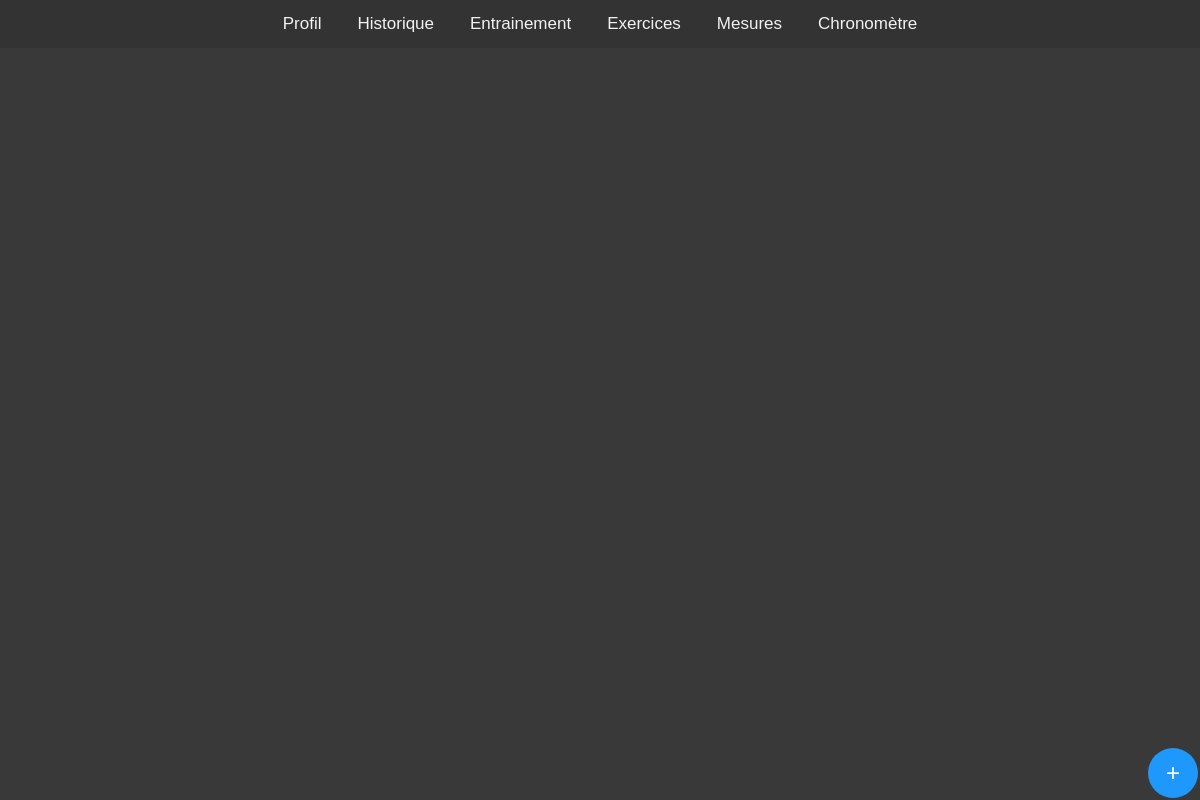
The app's page /public/entrainement.php, older data.
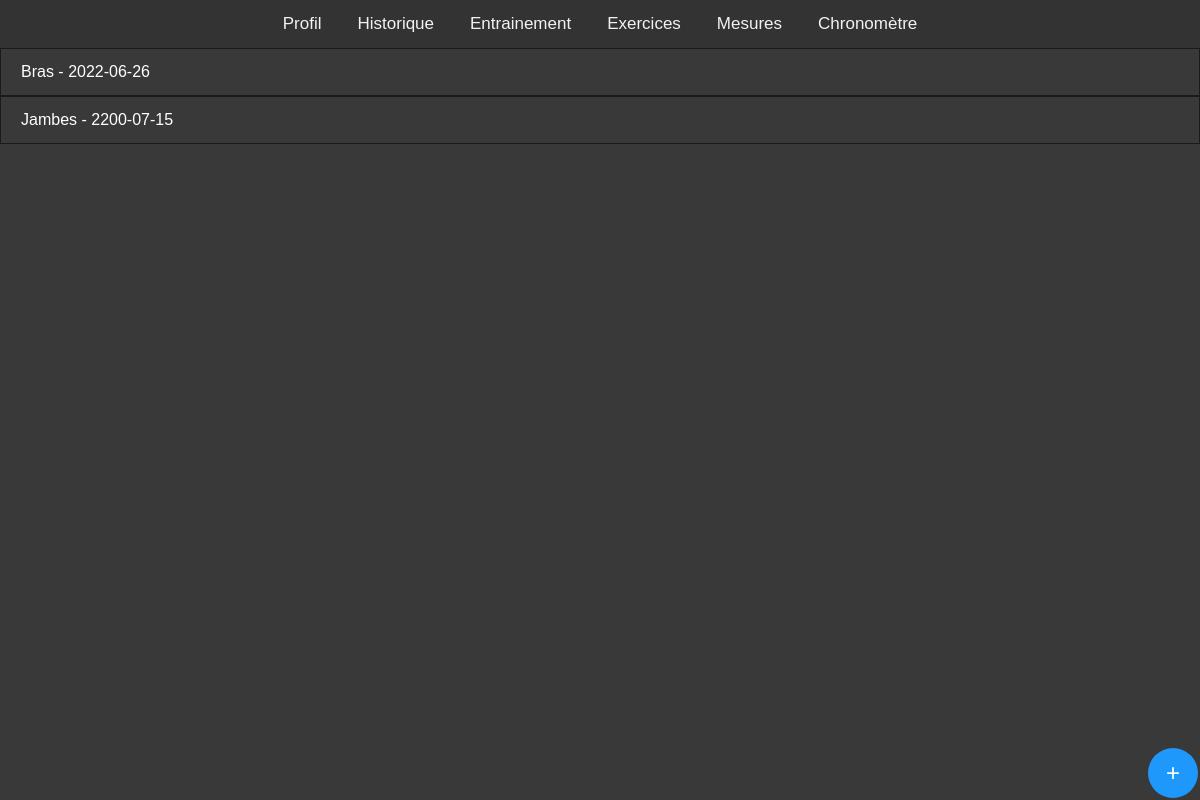
The same page, newer data.
### tables this page shows
CREATE TABLE IF NOT EXISTS `entrainement` (
  `id` int(11) NOT NULL AUTO_INCREMENT,
  `name_entrainement` text NOT NULL,
  `description_entrainement` text NOT NULL,
  `date` date NOT NULL,
  PRIMARY KEY (`id`)
);

### public/entrainement.php (the view, shortened to what this page needs)
<?php
require("connexion_bdd.php");
$listEntrainement = $bdd->query("SELECT * FROM `entrainement`");
?>
<!DOCTYPE html>
<html lang="en">
<head>
    <link rel="stylesheet" href="style.css">
</head>
<body>
    <?php require("navbar.php") ?>
    <?php while ($entrainement = $listEntrainement->fetch()) { ?>
        <li class="button" href="/carnetV2/public/">
            <?= $entrainement['name_entrainement'] ?> - <?= $entrainement['date'] ?>
        </li>
    <?php } ?>
    <button onclick="location.href='addentrainement.php'" class="button">+</button>
</body>
</html>

Row changes from the older to the newer data that the page shows:
added entrainement: name_entrainement "Bras", date "2022-06-26"
added entrainement: name_entrainement "Jambes", date "2200-07-15"
